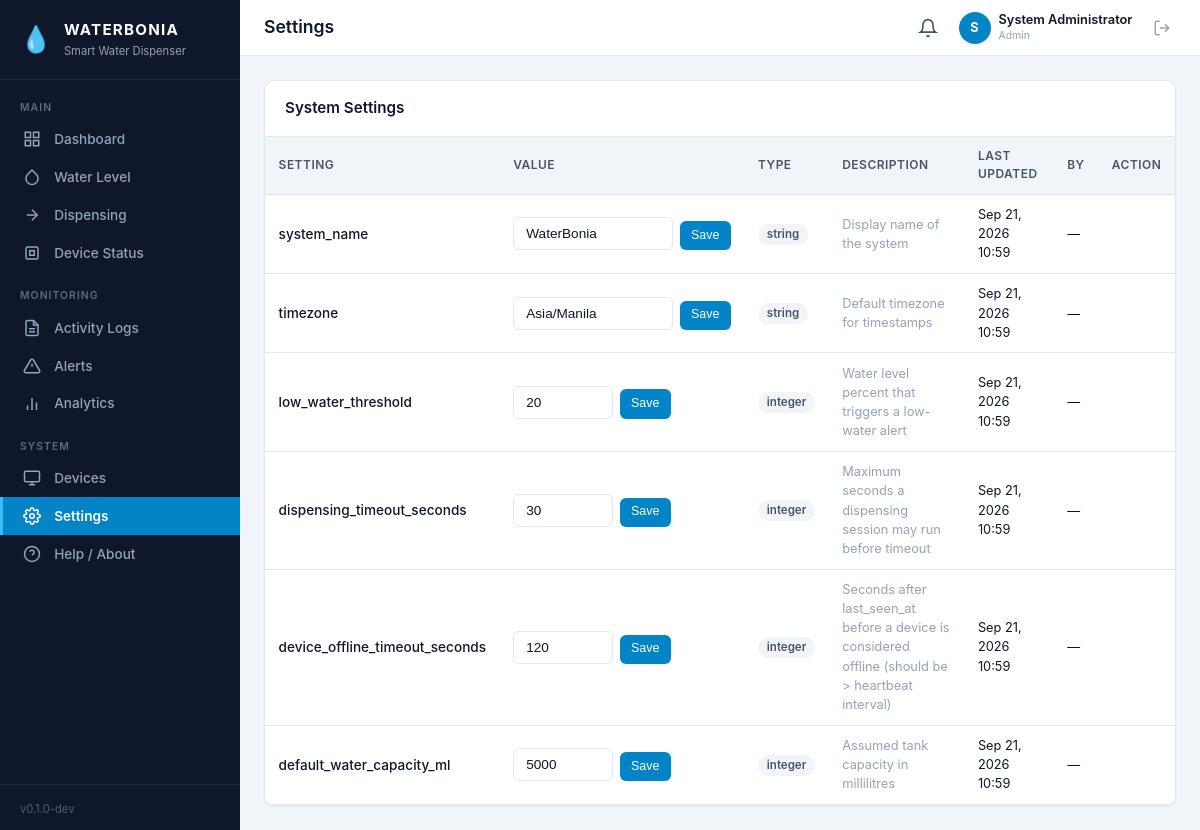
Page /pages/settings.php (signed in) on the committed database.
### tables this page shows
CREATE TABLE `users` (
  `id`            INT UNSIGNED        NOT NULL AUTO_INCREMENT,
  `username`      VARCHAR(50)         NOT NULL,
  `email`         VARCHAR(255)        NOT NULL,
  `password_hash` VARCHAR(255)        NOT NULL,
  `full_name`     VARCHAR(150)        NOT NULL DEFAULT '',
  `role`          ENUM('admin','operator','viewer') NOT NULL DEFAULT 'viewer',
  `status`        ENUM('active','inactive')        NOT NULL DEFAULT 'active',
  `last_login_at` DATETIME            NULL     DEFAULT NULL,
  `created_at`    DATETIME            NOT NULL DEFAULT CURRENT_TIMESTAMP,
  `updated_at`    DATETIME            NOT NULL DEFAULT CURRENT_TIMESTAMP ON UPDATE CURRENT_TIMESTAMP,
  PRIMARY KEY (`id`),
  UNIQUE KEY `uq_users_username` (`username`),
  UNIQUE KEY `uq_users_email` (`email`)
);

CREATE TABLE `system_settings` (
  `id`            INT UNSIGNED   NOT NULL AUTO_INCREMENT,
  `setting_key`   VARCHAR(100)   NOT NULL,
  `setting_value` TEXT           NOT NULL,
  `value_type`    ENUM('string','integer','float','boolean','json') NOT NULL DEFAULT 'string',
  `description`   VARCHAR(500)   NOT NULL DEFAULT '',
  `updated_by`    INT UNSIGNED   NULL     DEFAULT NULL,
  `updated_at`    DATETIME       NOT NULL DEFAULT CURRENT_TIMESTAMP ON UPDATE CURRENT_TIMESTAMP,
  PRIMARY KEY (`id`),
  UNIQUE KEY `uq_settings_key` (`setting_key`),
  CONSTRAINT `fk_settings_user` FOREIGN KEY (`updated_by`) REFERENCES `users` (`id`)
    ON UPDATE CASCADE ON DELETE SET NULL
);

### includes/functions.php (called while the page is built, shortened)
<?php
require_once __DIR__ . '/../config/database.php';
function base_url(string $path = ''): string
{
    return BASE_URL . $path;
}
function sanitize(string $value): string
{
    return htmlspecialchars($value, ENT_QUOTES, 'UTF-8');
}
function logged_in(): bool
{
    return !empty($_SESSION['user_id']);
}
function current_user(): ?array
{
    static $user = null;
    if ($user === null) {
        $stmt = db()->prepare('SELECT id, username, email, full_name, role, status, last_login_at, created_at FROM users WHERE id = ?');
        $stmt->execute([$_SESSION['user_id']]);
        $user = $stmt->fetch();
    }
    return $user;
}
function current_role(): string
{
    $u = current_user();
    return $u ? $u['role'] : '';
}
function can_edit(): bool
{
    return in_array(current_role(), ['admin', 'operator'], true);
}
function db_fetch_all(string $sql, array $params = []): array
{
    $stmt = db()->prepare($sql);
    $stmt->execute($params);
    return $stmt->fetchAll();
}
function format_datetime(?string $dt): string
{
    return date('M d, Y H:i', strtotime($dt));
}

### config/database.php (called while the page is built, shortened)
<?php
function db(): PDO
{
    static $pdo = null;
    if ($pdo === null) {
        $dsn = sprintf(
            'mysql:host=%s;port=%s;dbname=%s;charset=%s',
            DB_HOST, DB_PORT, DB_NAME, DB_CHARSET
        );
        $pdo = new PDO($dsn, DB_USER, DB_PASS, [
            PDO::ATTR_ERRMODE            => PDO::ERRMODE_EXCEPTION,
            PDO::ATTR_DEFAULT_FETCH_MODE => PDO::FETCH_ASSOC,
            PDO::ATTR_EMULATE_PREPARES   => false,
        ]);
    }
    return $pdo;
}

### pages/settings.php (the view, shortened to what this page needs)
<?php
require_once __DIR__ . '/../includes/functions.php';
$page_title = 'Settings';
if (!can_edit()) {
    echo '<div class="alert alert-danger">You do not have permission to modify settings.</div>';
    include __DIR__ . '/../includes/footer.php';
    exit;
}
$settings = db_fetch_all("SELECT ss.*, u.username as updated_by_name FROM system_settings ss LEFT JOIN users u ON ss.updated_by = u.id ORDER BY ss.id");
include __DIR__ . '/../includes/header.php';
?>
<div class="card">
    <div class="card-header"><h3>System Settings</h3></div>
    <div class="card-body-np">
        <div class="table-wrap">
            <table>
                <thead>
                    <tr>
                        <th>Setting</th>
                        <th>Value</th>
                        <th>Type</th>
                        <th>Description</th>
                        <th>Last Updated</th>
                        <th>By</th>
                        <th>Action</th>
                    </tr>
                </thead>
                <tbody>
                    <?php foreach ($settings as $s): ?>
                    <tr>
                        <td style="font-weight:500"><?= sanitize($s['setting_key']) ?></td>
                        <td>
                            <form method="POST" action="<?= base_url('/pages/settings.php') ?>" style="display:flex;gap:0.4rem;align-items:end">
                                <?php if ($s['value_type'] === 'string'): ?>
                                    <input type="text" name="setting_value" class="form-control" value="<?= sanitize($s['setting_value']) ?>" style="width:160px">
                                <?php else: ?>
                                    <input type="number" name="setting_value" class="form-control" value="<?= sanitize($s['setting_value']) ?>" style="width:100px">
                                <?php endif; ?>
                                <button type="submit" class="btn btn-sm btn-primary">Save</button>
                            </form>
                        </td>
                        <td><span class="badge badge-secondary"><?= $s['value_type'] ?></span></td>
                        <td class="text-sm text-muted"><?= sanitize($s['description']) ?></td>
                        <td class="text-sm"><?= format_datetime($s['updated_at']) ?></td>
                        <td class="text-sm"><?= $s['updated_by_name'] ? sanitize($s['updated_by_name']) : '—' ?></td>
                        <td></td>
                    </tr>
                    <?php endforeach; ?>
                </tbody>
            </table>
        </div>
    </div>
</div>
<?php include __DIR__ . '/../includes/footer.php'; ?>

### includes/header.php (shortened to what this page needs)
<?php
$user = current_user();
$page_title = $page_title ?? 'Dashboard';
?>
<!DOCTYPE html>
<html lang="en">
<head>
    <link rel="stylesheet" href="<?= base_url('/assets/css/style.css') ?>">
</head>
<body>
<div class="app-layout">
    <?php include __DIR__ . '/sidebar.php'; ?>
    <div class="app-main">
        <header class="top-header">
            <div class="header-left">
                <h1 class="page-title"><?= sanitize($page_title) ?></h1>
            </div>
            <div class="header-right">
                <a href="<?= base_url('/pages/alerts.php') ?>" class="header-alert" title="Active Alerts">
                    <svg width="20" height="20" viewBox="0 0 24 24" fill="none" stroke="currentColor" stroke-width="2"><path d="M18 8A6 6 0 006 8c0 7-3 9-3 9h18s-3-2-3-9"/><path d="M13.73 21a2 2 0 01-3.46 0"/></svg>
                </a>
                <div class="header-user">
                    <div class="user-avatar"><?= strtoupper(substr($user['full_name'] ?: $user['username'], 0, 1)) ?></div>
                    <div class="user-info">
                        <span class="user-name"><?= sanitize($user['full_name'] ?: $user['username']) ?></span>
                        <span class="user-role"><?= sanitize(ucfirst($user['role'])) ?></span>
                    </div>
                </div>
                <a href="<?= base_url('/logout.php') ?>" class="btn-logout" title="Sign Out">
                    <svg width="18" height="18" viewBox="0 0 24 24" fill="none" stroke="currentColor" stroke-width="2"><path d="M9 21H5a2 2 0 01-2-2V5a2 2 0 012-2h4"/><polyline points="16 17 21 12 16 7"/><line x1="21" y1="12" x2="9" y2="12"/></svg>
                </a>
            </div>
        </header>
        <main class="content-area">

### includes/sidebar.php (shortened to what this page needs)
<?php
$current = basename($_SERVER['SCRIPT_NAME'] ?? '', '.php');
?>
<aside class="sidebar" id="sidebar">
    <div class="sidebar-brand">
        <div class="brand-icon">💧</div>
        <div class="brand-text">
            <span class="brand-name">WATERBONIA</span>
            <span class="brand-sub">Smart Water Dispenser</span>
        </div>
    </div>
    <nav class="sidebar-nav">
        <?php foreach ($nav_groups as $group_label => $items): ?>
            <div class="nav-group">
                <span class="nav-group-label"><?= $group_label ?></span>
                <?php foreach ($items as $item): ?>
                    <a href="<?= base_url('/pages/' . $item['slug'] . '.php') ?>"
                       class="nav-link <?= $current === $item['slug'] ? 'active' : '' ?>">
                        <span class="nav-icon"><?= $item['icon'] ?></span>
                        <span class="nav-text"><?= $item['label'] ?></span>
                    </a>
                <?php endforeach; ?>
            </div>
        <?php endforeach; ?>
    </nav>
    <div class="sidebar-footer">
        <span class="version">v0.1.0-dev</span>
    </div>
</aside>

### includes/footer.php (shortened to what this page needs)
        </main>
    </div>
</div>
</body>
</html>

### rows in the picture
users: full_name "S", full_name "System Administrator", role "Admin"
system_settings: setting_key "system_name", setting_value "WaterBonia", value_type "string", description "Display name of the system", updated_at "Sep 21, 2026 10:59"
system_settings: setting_key "timezone", setting_value "Asia/Manila", value_type "string", description "Default timezone for timestamps", updated_at "Sep 21, 2026 10:59"
system_settings: setting_key "low_water_threshold", setting_value "20", value_type "integer", description "Water level percent that triggers a low-water alert", updated_at "Sep 21, 2026 10:59"
system_settings: setting_key "dispensing_timeout_seconds", setting_value "30", value_type "integer", description "Maximum seconds a dispensing session may run before timeout", updated_at "Sep 21, 2026 10:59"
system_settings: setting_key "device_offline_timeout_seconds", setting_value "120", value_type "integer", description "Seconds after last_seen_at before a device is considered offline (should be > heartbeat interval)", updated_at "Sep 21, 2026 10:59"
system_settings: setting_key "default_water_capacity_ml", setting_value "5000", value_type "integer", description "Assumed tank capacity in millilitres", updated_at "Sep 21, 2026 10:59"

### other values in the picture
$group_label "MAIN"
$item['label'] "Dashboard"
$item['label'] "Water Level"
$item['label'] "Dispensing"
$item['label'] "Device Status"
$group_label "MONITORING"
$item['label'] "Activity Logs"
$item['label'] "Alerts"
$item['label'] "Analytics"
$group_label "SYSTEM"
$item['label'] "Devices"
$item['label'] "Settings"
$item['label'] "Help / About"
$page_title "Settings"
